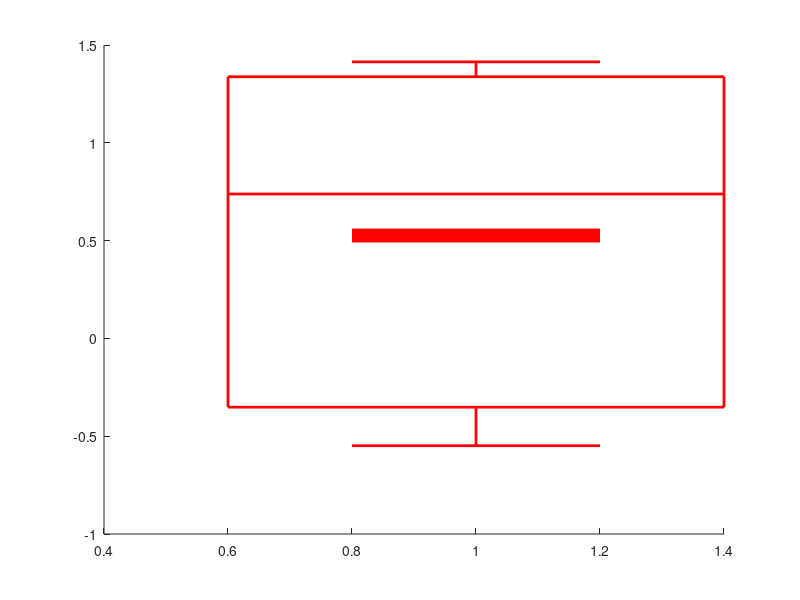

MATLAB code for this plot:
function pBoxWhs(Lct,Wdt,X, Clr, Thc);

if nargin==0;
    clf;
    Lct=1; %location on x axis
    Wdt=0.4; %half width on x axis
    Clr='r'; %color
    Thc=2; %line thickness
    X=randn(5,1); 
end;

%% Key summary statistics
Q=quantile(X,[0.025 .25 .5 .75 .975]); %quantiles to use, quantile function removes NaN as missing values
Avr=mean(X(~isnan(X))); %average

hold on;
plot((Lct-Wdt)*ones(2,1),Q([2 4]),'color',Clr,'linewidth',Thc);
plot((Lct+Wdt)*ones(2,1),Q([2 4]),'color',Clr,'linewidth',Thc);
plot([Lct-Wdt,Lct+Wdt],Q(2)*ones(2,1),'color',Clr,'linewidth',Thc);
plot([Lct-Wdt,Lct+Wdt],Q(3)*ones(2,1),'color',Clr,'linewidth',Thc);
plot([Lct-Wdt,Lct+Wdt],Q(4)*ones(2,1),'color',Clr,'linewidth',Thc);
plot(Lct*ones(2,1),Q([4 5]),'color',Clr,'linewidth',Thc);
plot(Lct*ones(2,1),Q([1 2]),'color',Clr,'linewidth',Thc);
plot([Lct-Wdt/2,Lct+Wdt/2],Q(1)*ones(2,1),'color',Clr,'linewidth',Thc);
plot([Lct-Wdt/2,Lct+Wdt/2],Q(5)*ones(2,1),'color',Clr,'linewidth',Thc);
%plot([Lct-Wdt,Lct+Wdt],Avr*ones(2,1),'color',Clr,'linewidth',Thc*4,'linestyle','-');
plot([Lct-Wdt/2,Lct+Wdt/2],Avr*ones(2,1),'color',Clr,'linewidth',Thc*5,'linestyle','-');

return;
